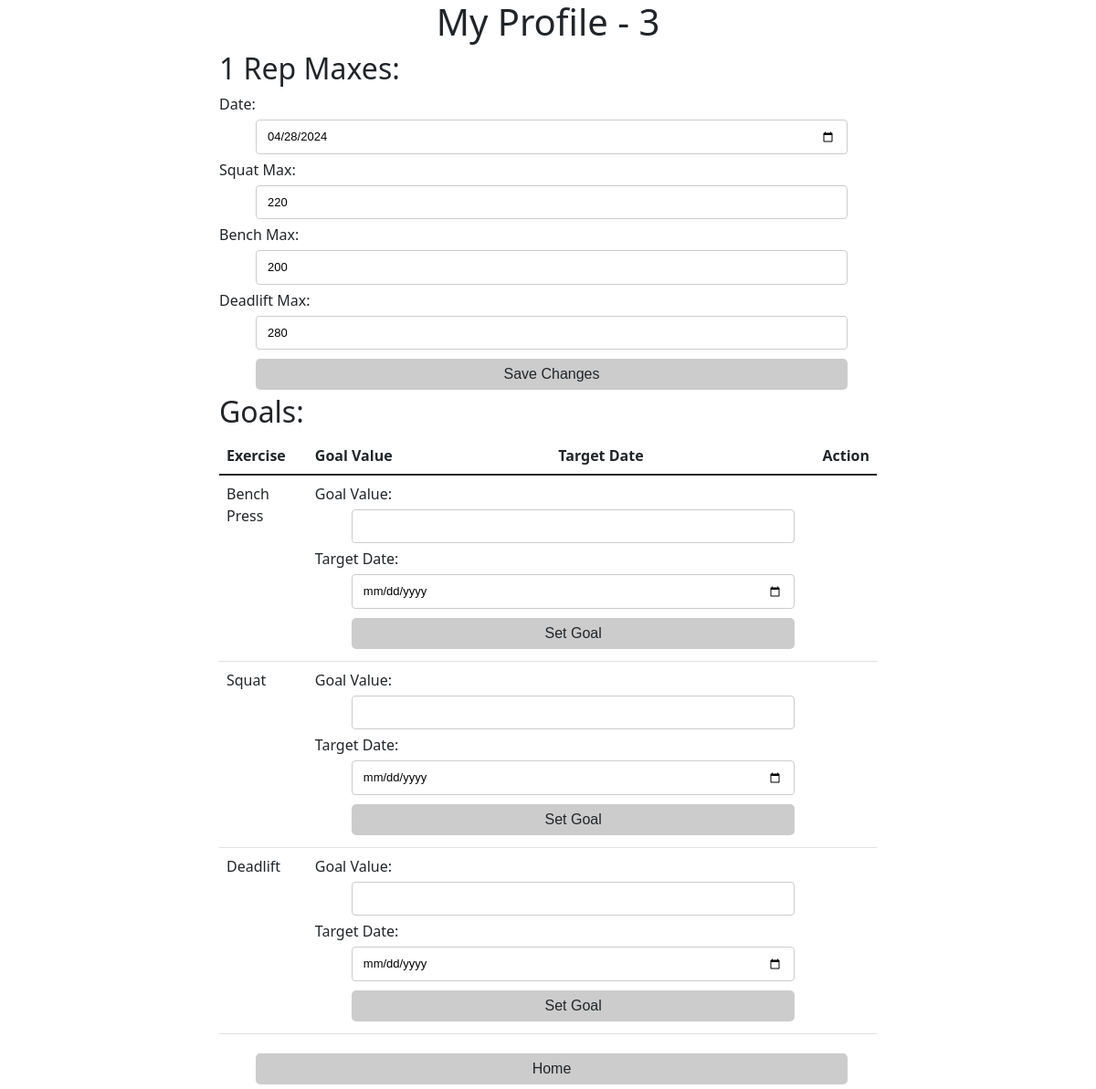
Screenshot of /myProfile.php?username=3 with the database file from the repository.
### tables this page shows
CREATE TABLE IF NOT EXISTS Users (
    user_id VARCHAR(255) NOT NULL PRIMARY KEY,
    password VARCHAR(255) NOT NULL,
    name VARCHAR(255) NOT NULL,
    DOB DATE NOT NULL,
    squat_max INT,
    bench_max INT,
    dl_max INT
);

### myProfile.php (the view, shortened to what this page needs)
<?php
require("connect-db.php");
$username = isset($_POST['username']) ? $_POST['username'] : $_GET['username'];
$query = 'SELECT * FROM Users WHERE user_id = :user_id';
$statement = $db->prepare($query);
$statement->bindValue(':user_id', $username);
$statement->execute();
$user = $statement->fetch(PDO::FETCH_ASSOC);
?>
<!DOCTYPE html>
<html>
<head>
  <link href="https://cdn.jsdelivr.net/npm/bootstrap@5.1.3/dist/css/bootstrap.min.css" rel="stylesheet">
  <link rel="stylesheet" href="styles.css" />
</head>
<body>
  <div>
    <h1>My Profile - <?php echo $username; ?></h1>
    <h2>1 Rep Maxes:</h2>
    <form id="editMaxesForm" action="myprofile.php?username=<?php echo $username; ?>" method="post">
      Date: <input type="date" name="date" value="<?php echo date('Y-m-d'); ?>" required /> <br/>
      Squat Max: <input type="number" name="squat_max" value="<?php echo $user['squat_max']; ?>" required /> <br/>
      Bench Max: <input type="number" name="bench_max" value="<?php echo $user['bench_max']; ?>" required /> <br/>
      Deadlift Max: <input type="number" name="dl_max" value="<?php echo $user['dl_max']; ?>" required /> <br/>
      <input type="submit" name="submit" value="Save Changes" class="btn" />
    </form>
    <h2>Goals:</h2>
    <table class="table">
      <thead>
        <tr>
          <th>Exercise</th>
          <th>Goal Value</th>
          <th>Target Date</th>
          <th>Action</th>
        </tr>
      </thead>
      <tbody>
        <?php foreach (array("Bench Press", "Squat", "Deadlift") as $exercise) : ?>
          <?php $goal_exists = false; ?>
          <?php if (!$goal_exists) : ?>
            <tr>
              <td><?php echo $exercise; ?></td>
              <td colspan="2">
                <form id="addGoalForm_<?php echo $exercise; ?>" action="myprofile.php?username=<?php echo $username; ?>" method="post">
                  Goal Value: <input type="number" name="goal_value" required />
                  Target Date: <input type="date" name="target_date" required />
                  <input type="submit" name="submit_goal" value="Set Goal" class="btn" />
                </form>
              </td>
              <td></td>
            </tr>
          <?php endif; ?>
        <?php endforeach; ?>
      </tbody>
    </table>
    <form id="home" action="<?php echo htmlspecialchars($_SERVER["PHP_SELF"]); ?>" method="post">
        <input type="submit" value="Home" class="btn" />
    </form>
  </div>
</body>
</html>

### styles.css (style rules this page uses)
input, textarea { display:inline-block; font-family:arial; margin: 5px 10px 5px 40px; padding: 8px 12px 8px 12px; border: 1px solid #ccc; border-radius: 4px; box-sizing: border-box; width: 90%; font-size: small; }
div { margin-left: auto; margin-right: auto; width: 60%; }
h1 { text-align: center; }
input[type=submit] { padding:5px 15px; background:#ccc; border:0 none; cursor:pointer; border-radius: 5px; }
html { height:100%; }
body { min-height:100%; padding:0; margin:0; position:relative; }

### rows the page displays
users: squat_max "220", bench_max "200", dl_max "280"

### other values shown
$exercise "Bench Press"
$exercise "Squat"
$exercise "Deadlift"
